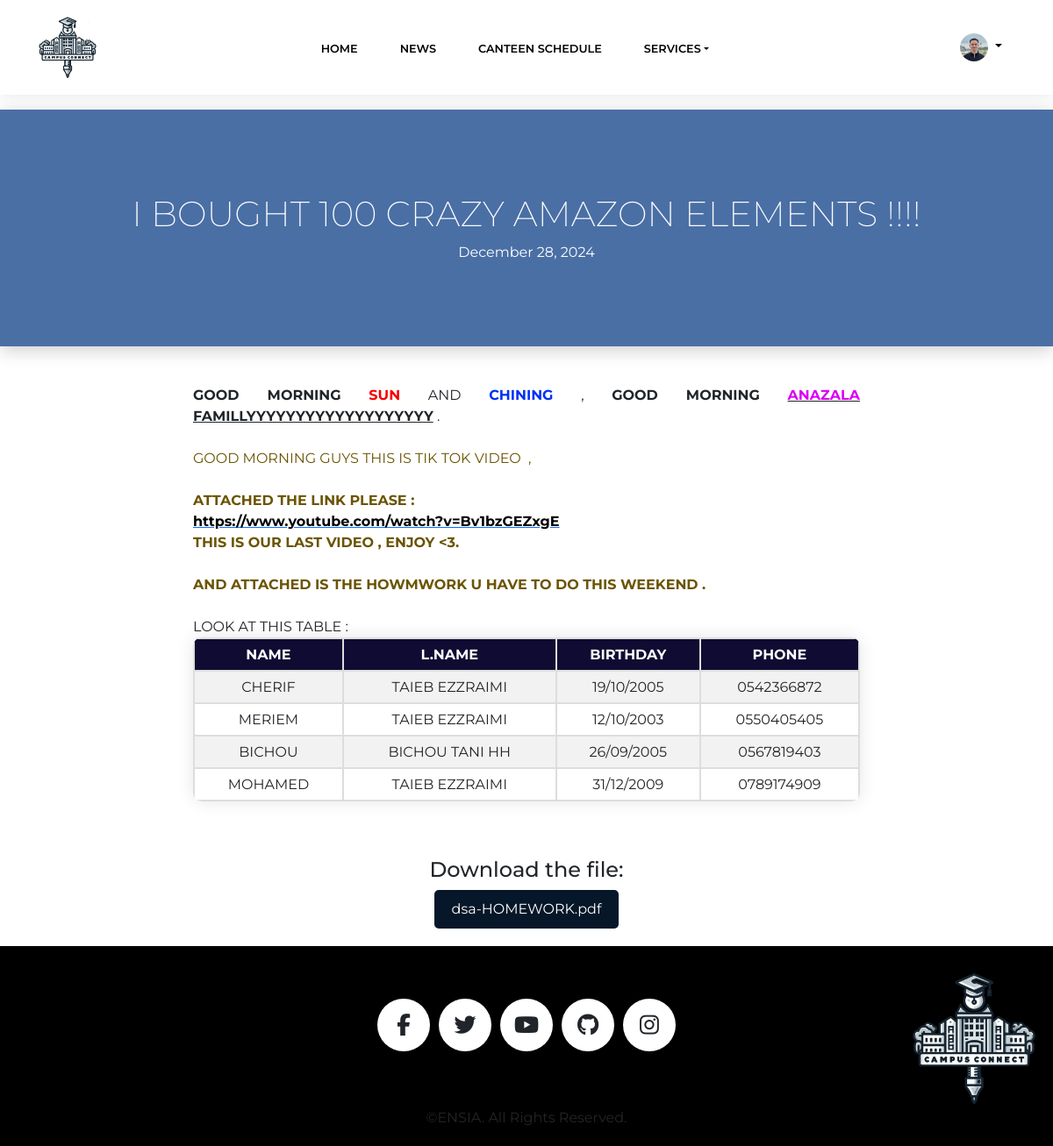
Page /newsDetails.php?id=273 (signed in) on the committed database.
### tables this page shows
CREATE TABLE `student` (
  `Id` varchar(255) NOT NULL,
  `firstName` varchar(100) NOT NULL,
  `lastName` varchar(100) NOT NULL,
  `Email` varchar(255) NOT NULL,
  `Password` varchar(255) NOT NULL,
  `roomId` int(11) DEFAULT NULL,
  `img_path` varchar(200) NOT NULL,
  `phone` varchar(50) DEFAULT NULL
);

CREATE TABLE `news` (
  `Id` int(11) NOT NULL,
  `Date` datetime NOT NULL,
  `title` varchar(255) NOT NULL,
  `content` text NOT NULL,
  `FILE` varchar(255) DEFAULT NULL
);

### newsDetails.php (the view, shortened to what this page needs)
<?php
if (isset($_GET['id'])) {
    $newsId = intval($_GET['id']);
} else {
    echo "Error: Missing or invalid parameter.";
    exit;
}
require 'db_connection.php';
if ( $_SESSION['user']['isStud'] === true) {
    require 'headerStud.php';
} else {
    require 'headerAdmin.php';
}
$sql = "SELECT * FROM news WHERE id = $newsId";
$result = $conn->query($sql);
if ($result->num_rows > 0) {
    $row = $result->fetch_assoc();
    ?>
    <!DOCTYPE html>
    <html data-bs-theme="light" lang="en">
    <head>
        <link rel="stylesheet" href="assets/bootstrap/css/bootstrap.min.css">
        <link rel="stylesheet" href="assets/fonts/simple-line-icons.min.css">
        <link rel="stylesheet" href="assets/css/styles.css">
        <link rel="stylesheet" href="assets/css/newsDetails.css">
        <link rel="stylesheet" href="https://cdnjs.cloudflare.com/ajax/libs/font-awesome/6.6.0/css/all.min.css" />
    </head>
    <body>
    <header class="news-header text-center">
        <h1 class="news-title"><?php echo htmlspecialchars($row["title"]); ?></h1>
        <div class="news-header-date">
            <?php echo date("F j, Y", strtotime($row["Date"])); ?>
        </div>
    </header>
    <div class="container mt-4 news-content-container">
    <div class="news-content">
        <?php
        echo nl2br($row["content"]);
        ?>
    </div>
  </div>
    <?php if (!empty($row["FILE"])): ?>
        <div class="file-section">
            <h4>Download the file:</h4>
            <a href="<?php echo $row["FILE"]; ?>" download>
                <?php echo basename($row["FILE"]); ?>
            </a>
        </div>
    <?php endif; ?>
    <?php include 'footer.php'; ?>
    </body>
    </html>
    <?php
} else {
    echo "News not found.";
}
?>

### headerStud.php (shortened to what this page needs)
<?php
$studentId = $_SESSION['user']['Id'] ;
if ($studentId && $_SESSION['user']['isStud']===true) {
    require 'db_connection.php';
    $stmt = $conn->prepare("SELECT img_path FROM student WHERE Id = ?");
    $stmt->bind_param("i", $studentId);
    $stmt->execute();
    $result = $stmt->get_result();
    $user = $result->fetch_assoc();
    if ($user && isset($user['img_path'])) {
        $imgPath = $user['img_path'];
    }
} else {
    die("you are employee hhhhh");
}
?>
<header>
    <nav class="navbar navbar-expand-lg fixed-top bg-body clean-navbar">
        <div class="container">
            <a class="navbar-brand-logo" href="#">
                <img class="logo_img" src="assets/img/logo.png" alt="Brand Logo">
            </a>
            <div class="collapse navbar-collapse" id="navcol-1">
                <ul class="navbar-nav mx-auto">
                    <li id="nav-item" class="nav-item"><a class="nav-link" href="index.php">Home</a></li>
                    <li id="nav-item" class="nav-item"><a class="nav-link" href="news.php">News</a></li>
                    <li id="nav-item" class="nav-item"><a class="nav-link" href="Canteen.php">Canteen Schedule</a></li>
                    <li id="nav-drop" class="nav-item dropdown">
                        <a class="nav-link dropdown-toggle" href="#" id="servicesDropdown" role="button" data-bs-toggle="dropdown" aria-expanded="false">Services</a>
                    </li>
                </ul>
                <div class="dropdown d-none d-lg-block me-3">
                    <a href="#" class="d-block link-body-emphasis text-decoration-none dropdown-toggle" data-bs-toggle="dropdown" aria-expanded="false">
                        <img src="<?php echo htmlspecialchars($imgPath); ?>" alt="Profile Picture" width="32" height="32" class="rounded-circle">
                    </a>
                </div>
            </div>
        </div>
    </nav>
</header>

### assets/css/styles.css (style rules this page uses)
body { padding-top:125px; }
.nav-link { text-decoration: none; color: #000; position: relative; padding-bottom: 5px; background-image: linear-gradient(to right, #001226 0%, #001226 100%); background-size: 0% 2px; background-position: left bottom; background-repeat: no-repeat; transition: background-size 0.4s ease; }
.logo_img { height: 70px; width:70px; }

### assets/css/newsDetails.css (style rules this page uses)
.news-header { display: flex; flex-direction: column; justify-content: center; align-items: center; background-color: #4a6fa5; height: 40%; width: 100%; box-shadow: 0 4px 20px rgba(0, 0, 0, 0.2); }
.news-header { padding: 20px; }
.news-title { font-weight: 250; font-size: 2.5rem; color: white; }
.news-header-date { font-size: 1rem; color: white; }
.news-content-container { max-width: 800px; margin: 0 auto; padding: 20px; }
.news-content { text-align: justify; }
.file-section { margin: 20px; text-align: center; position: relative; }
.file-section a { text-decoration: none; background-color: rgb(5, 23, 41); color: white; padding: 10px 20px; border-radius: 5px; display: inline-block; font-size: 16px; transition: all 0.3s ease; position: relative; }
.styled-table { border-collapse: collapse; width: 100%; border-radius: 10px; overflow: hidden; box-shadow: 0 0 20px rgba(0, 0, 0, 0.1); }
.styled-table th, .styled-table td { border: 2px solid #ddd; padding: 8px; text-align: center; }
.styled-table th { background-color: #0f0b32; color: white; }
.styled-table tr:nth-child(even) { background-color: #f2f2f2; }

### rows in the picture
student: img_path (picture)
news: title "I BOUGHT 100 CRAZY AMAZON ELEMENTS !!!!", Date "December 28, 2024", content "GOOD MORNING SUN AND CHINING , GOOD MORNING ANAZALA FAMILLYYYYYYYYYYYYYYYYYYY . GOOD MORNING GUYS THIS IS TIK TOK VIDEO , ATTACHED THE LINK PLEASE : https://www.youtube.com/watch?v=Bv1bzGEZxgE THIS IS OUR LAST VIDEO , ENJOY <3. AND ATTACHED IS THE HOWMWORK U HAVE TO DO THIS WEEKEND . LOOK AT THIS TABLE : NAME L.NAME BIRTHDAY PHONE CHERIF TAIEB EZZRAIMI 19/10/2005 0542366872 MERIEM TAIEB EZZRAIMI 12/10/2003 0550405405 BICHOU BICHOU TANI HH 26/09/2005 0567819403 MOHAMED TAIEB EZZRAIMI 31/12/2009 0789174909", FILE "dsa-HOMEWORK.pdf"
